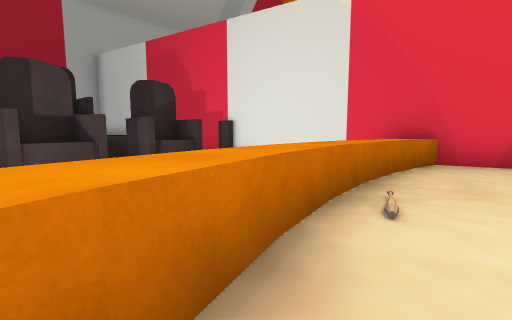
view 1 (above)

22 first-person views from a walk through a Unity game level. The camera is 1.4 m above the floor, tilts 6° down and sees 90° across. The floor is counted in squares, 2 m on a side. Each view is taken from the middle of a square. On the plan, view 1 faces up. The plan holds only what a view shows up to about 9 squares ahead; the rest is blank. The place goes on beyond the plan. The player character is not drawn. Some animated figures are left out. Some surface patterns are stand-ins.

view 2
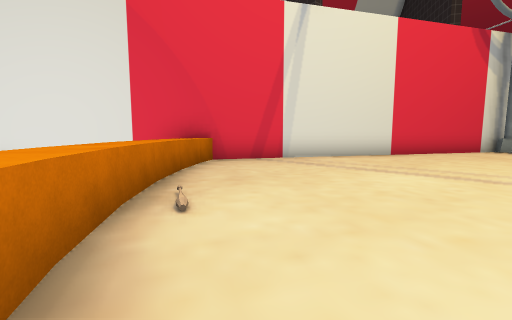

view 3
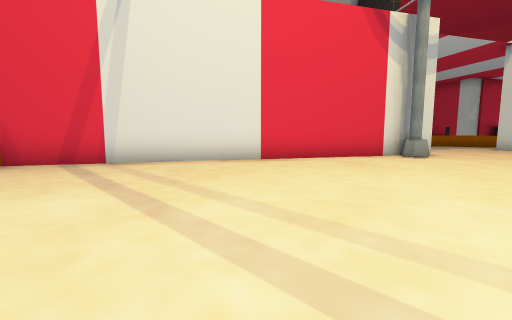

view 4
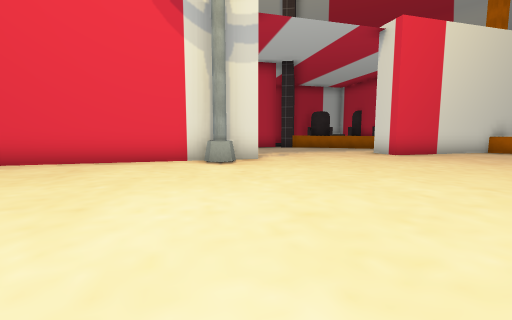

view 5
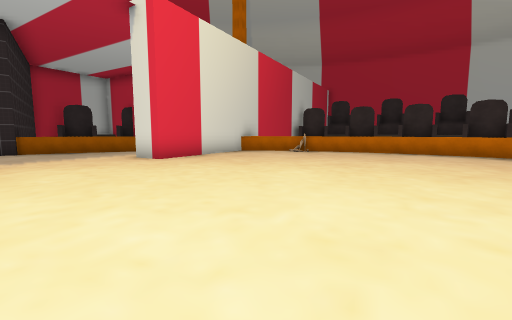

view 6
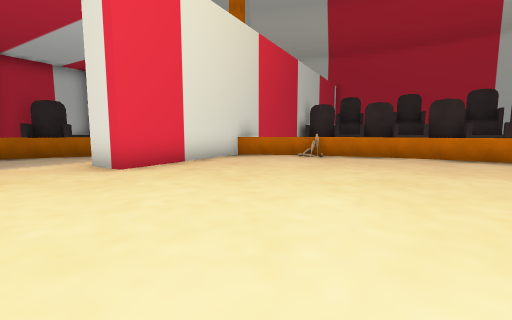

view 7
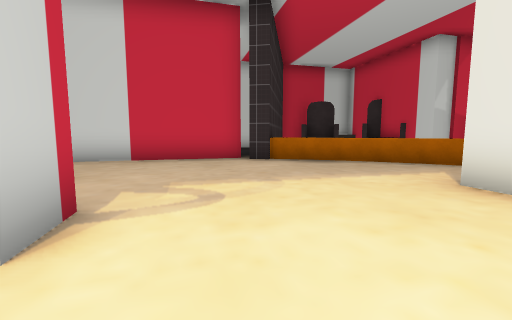

view 8
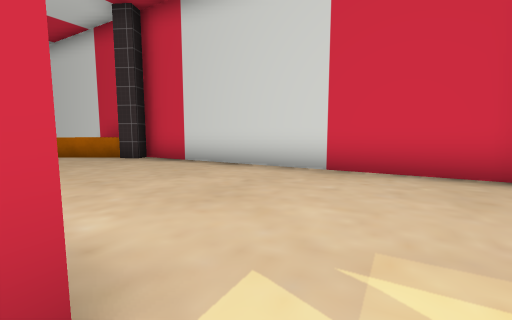

view 9
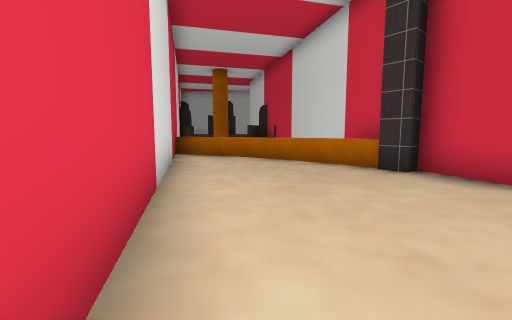

view 10
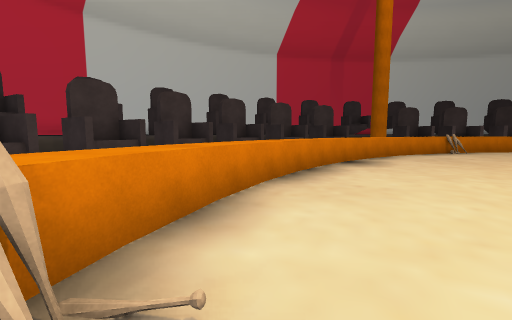

view 11
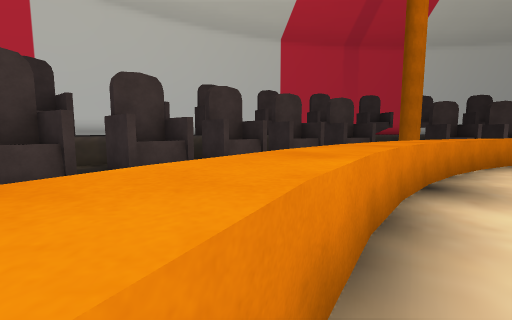

view 12
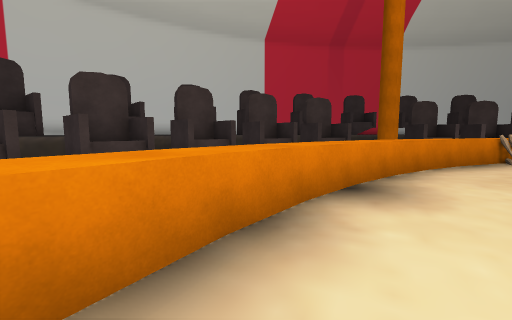

view 13
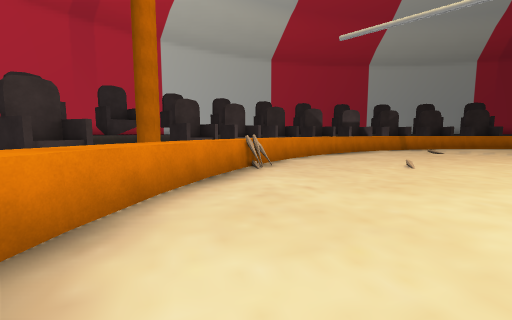

view 14
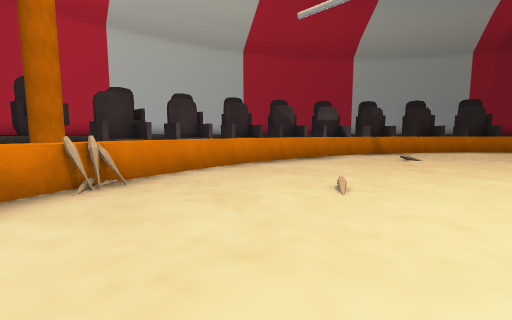

view 15
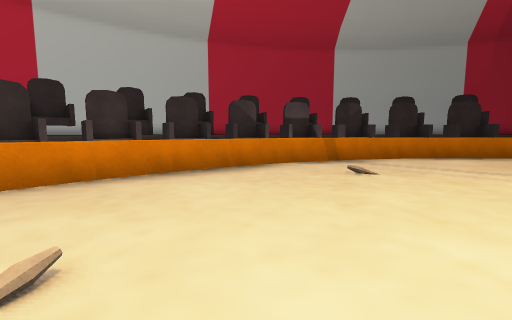

view 16
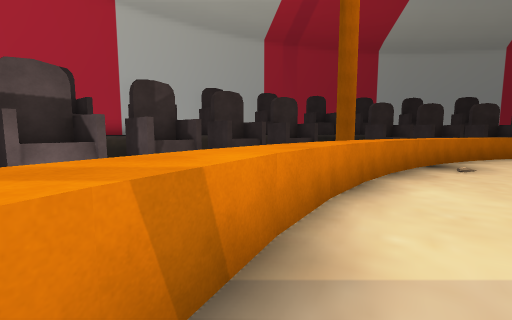

view 17
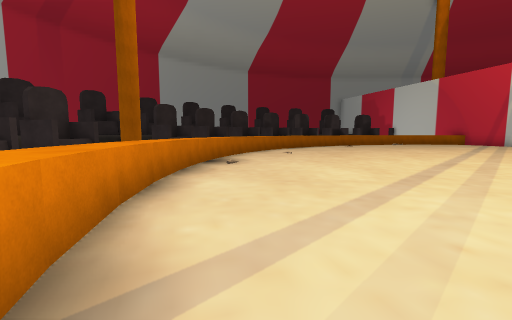

view 18
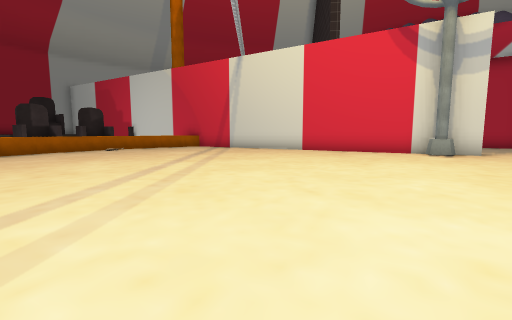

view 19
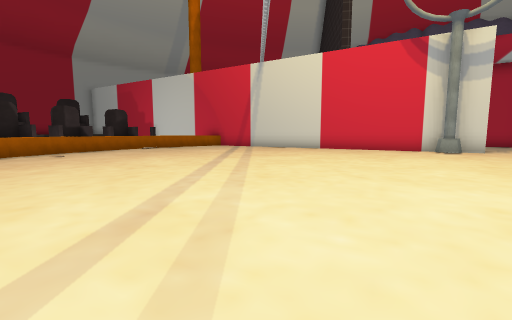

view 20
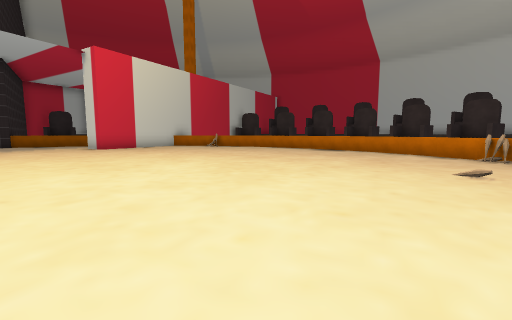

view 21
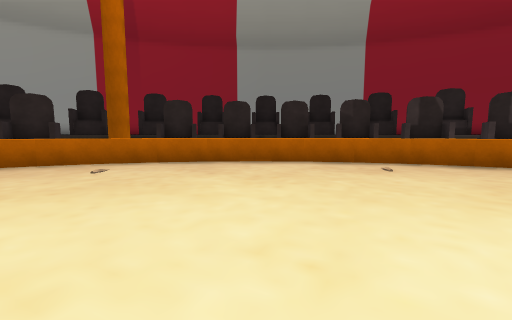

view 22
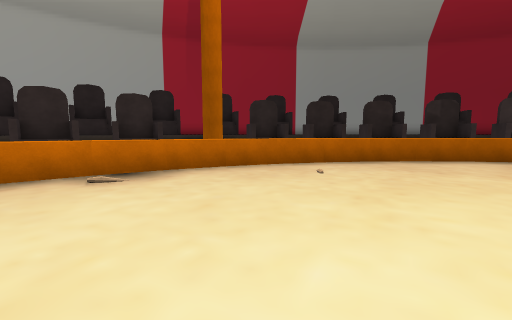

### Floor plan
Key: @ floor where view 1 was taken; # wall or solid block; . floor; = window, fence, low wall or low ledge; ^ raised ledge; v drop or lower ground; O other object.
Columns run from 4 left of view 1 to 24 right of it. Each row starts with its distance up from view 1.
 10             v
  9    #        vvv
  8  ####v     v^^^##
  7 ##^  vv  ^^^....####
  6 ##    v^##.........##
  5 ^     ^^.###........###
  4 #    ^^....###........###v
  3     ^^.......##........#^
  2    v^.........###.......^
  1    ^............###......^
  0    ^@............##......^
 -1    ^.....................^
 -2   ^...................##
 -3   ^....................###
 -4   ^......................#^
 -5   ^.......................^
 -6   ^.......................^
 -7    ^.....................O
 -8    ^.....................^
 -9    ^.....................^
-10     ^...... ............^v
-11     ^^.................^^
-12 =    ^^...............^^    #
-13 ^     ^^.............^^     ^
-14 #^     ^^...........^^     ##
-15 #^#     v^^^.....O^^      ^##
-16 ##^^       v^^^^^^       ###
-17  ####                   ^^#
-18    ##^#               =###

Positions as (right, up) in squares from view 1, and headings:
1: (0, 0), facing up
2: (0, 0), facing up-right
3: (4, -2), facing up-right
4: (9, -5), facing up-right
5: (11, -5), facing right
6: (13, -5), facing right
7: (14, -2), facing up-right
8: (15, 0), facing up
9: (13, 2), facing up-left
10: (20, -6), facing down
11: (20, -9), facing down
12: (19, -9), facing down
13: (17, -11), facing down-left
14: (14, -11), facing down-left
15: (11, -11), facing down-left
16: (6, -14), facing left
17: (6, -14), facing up-left
18: (7, -8), facing up
19: (6, -9), facing up
20: (7, -9), facing right
21: (5, -4), facing left
22: (5, -8), facing left
